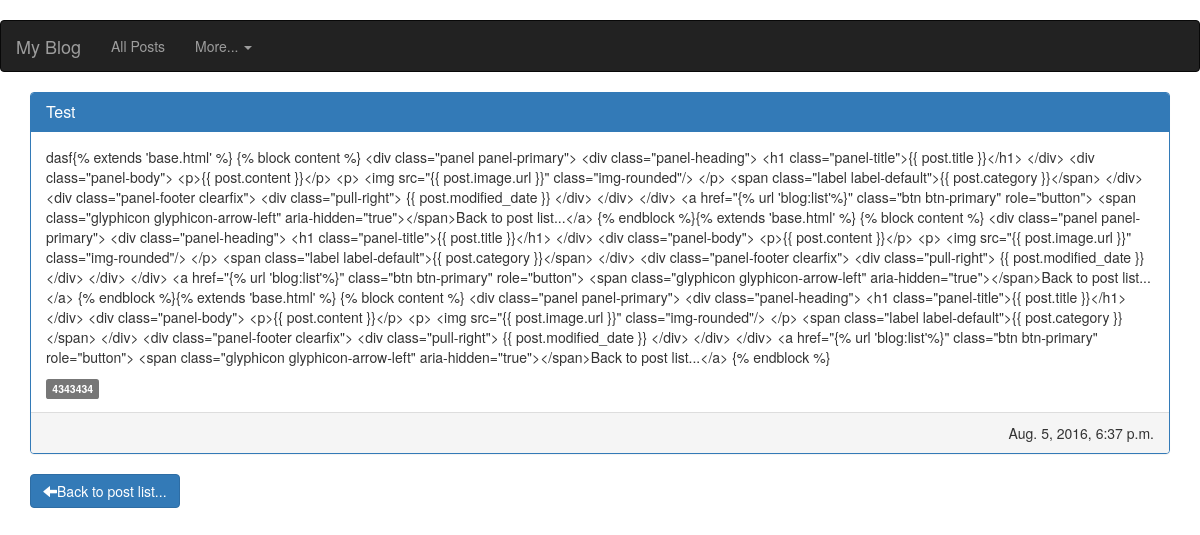
The page /blog/1/ on the database as committed earlier.
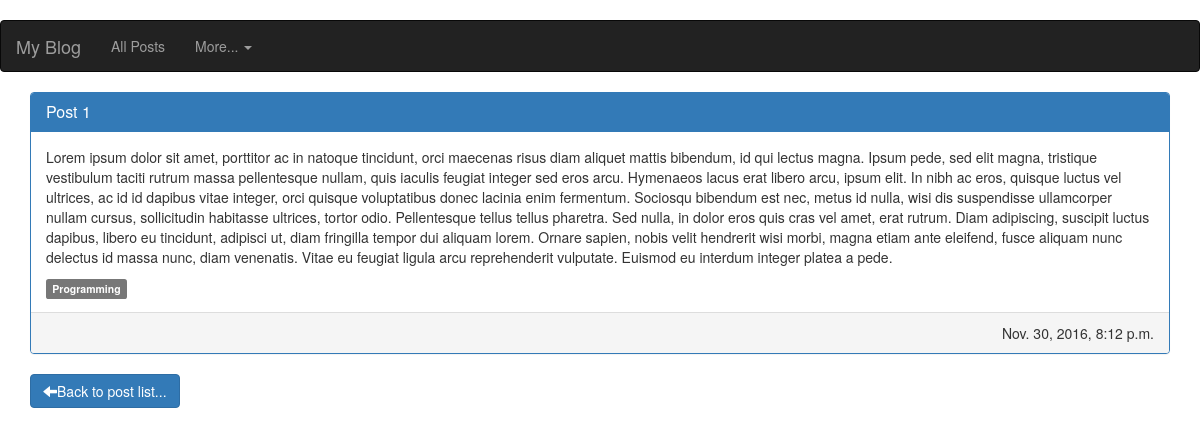
The same page on the database as committed later.
### blog/models.py (models this page shows, shortened)
class Post(models.Model):
    title = models.CharField(max_length=225)
    content = models.TextField(max_length=10000)
    published = models.BooleanField(default=False)
    created_date = models.DateTimeField(auto_now_add=True)
    modified_date = models.DateTimeField(auto_now=True)
    category = models.ForeignKey(Category, on_delete=models.CASCADE)

class Category(models.Model):
    title = models.CharField(max_length=256, blank=True)
    created_date = models.DateTimeField(auto_now_add=True)
    modified_date = models.DateTimeField(auto_now=True)
    class Meta:
        verbose_name_plural = "Categories"
    def __str__(self):
        return self.title

### blog/views.py (the view)
# urls.py: url(r'^(?P<pk>\d+)/$', PostDetailView.as_view(),name='detail'),
class PostDetailView(DetailView):
    model = Post

### blog/templates/blog/post_detail.html
{% extends 'base.html' %}
{% block content %}
<div class="panel panel-primary">
    <div class="panel-heading">
        <h1 class="panel-title">{{ post.title }}</h1>
    </div>
    <div class="panel-body">
        <p>{{ post.content }}</p>
        <span class="label label-default">{{ post.category }}</span>
    </div>
    <div class="panel-footer clearfix">
        <div class="pull-right">
            {{ post.modified_date }}
        </div>
    </div>
</div>
<a href="{% url 'blog:list'%}" class="btn btn-primary" role="button">
    <span class="glyphicon glyphicon-arrow-left" aria-hidden="true"></span>Back to post list...</a>
{% endblock %}

Rows that differ between the two databases and show on the page:
changed Post: title "Test" → "Post 1"; content "dasf{% extends 'base.html' %} {% block content %} <div class=\"panel panel-primary\"> <div class=\"panel-heading\"> <h1 class=\"panel-title\">{{ post.title }}</h1> </div> <div class=\"panel-body\"> <p>{{ post.content }}</p> <p> <img src=\"{{ post.image.url }}\" class=\"img-rounded\"/> </p> <span class=\"label label-default\">{{ post.category }}</span> </div> <div class=\"panel-footer clearfix\"> <div class=\"pull-right\"> {{ post.modified_date }} </div> </div> </div> <a href=\"{% url 'blog:list'%}\" class=\"btn btn-primary\" role=\"button\"> <span class=\"glyphicon glyphicon-arrow-left\" aria-hidden=\"true\"></span>Back to post list...</a> {% endblock %}{% extends 'base.html' %} {% block content %} <div class=\"panel…" → "Lorem ipsum dolor sit amet, porttitor ac in natoque tincidunt, orci maecenas risus diam aliquet mattis bibendum, id qui lectus magna. Ipsum pede, sed elit magna, tristique vestibulum taciti rutrum massa pellentesque nullam, quis iaculis feugiat integer sed eros arcu. Hymenaeos lacus erat libero arcu, ipsum elit. In nibh ac eros, quisque luctus vel ultrices, ac id id dapibus vitae integer, orci quisque voluptatibus donec lacinia enim fermentum. Sociosqu bibendum est nec, metus id nulla, wisi dis suspendisse ullamcorper nullam cursus, sollicitudin habitasse ultrices, tortor odio. Pellentesque tellus tellus pharetra. Sed nulla, in dolor eros quis cras vel amet, erat rutrum. Diam adipiscing,…"; category "4343434" → "Programming"; modified_date "Aug. 5, 2016, 6:37 p.m." → "Nov. 30, 2016, 8:12 p.m."
